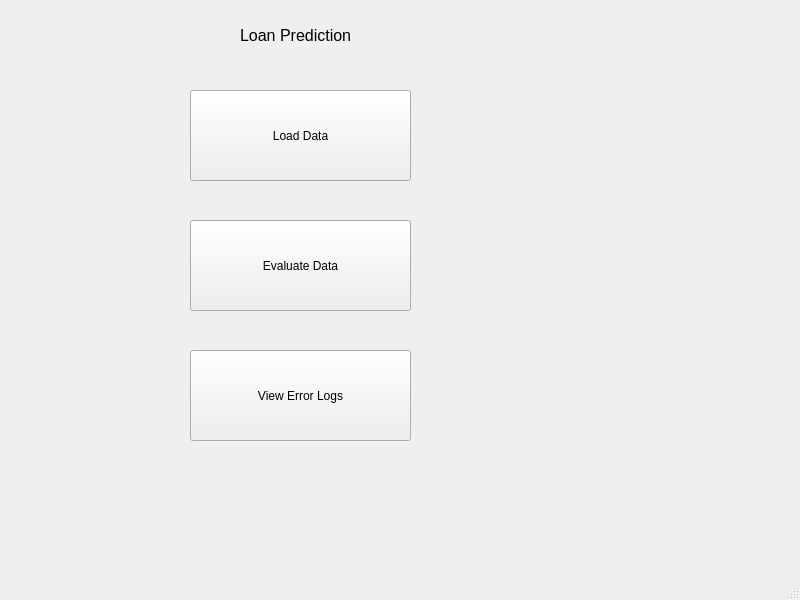
<?xml version="1.0" encoding="UTF-8"?>
<ui version="4.0">
 <class>MainWindow</class>
 <widget class="QMainWindow" name="MainWindow">
  <property name="geometry">
   <rect>
    <x>0</x>
    <y>0</y>
    <width>800</width>
    <height>600</height>
   </rect>
  </property>
  <property name="windowTitle">
   <string>MainWindow</string>
  </property>
  <widget class="QWidget" name="centralwidget">
   <widget class="QLabel" name="label">
    <property name="geometry">
     <rect>
      <x>240</x>
      <y>0</y>
      <width>271</width>
      <height>71</height>
     </rect>
    </property>
    <property name="font">
     <font>
      <pointsize>12</pointsize>
     </font>
    </property>
    <property name="text">
     <string>Loan Prediction</string>
    </property>
   </widget>
   <widget class="QPushButton" name="pushButton">
    <property name="geometry">
     <rect>
      <x>190</x>
      <y>90</y>
      <width>221</width>
      <height>91</height>
     </rect>
    </property>
    <property name="text">
     <string>Load Data</string>
    </property>
   </widget>
   <widget class="QPushButton" name="pushButton_2">
    <property name="geometry">
     <rect>
      <x>190</x>
      <y>220</y>
      <width>221</width>
      <height>91</height>
     </rect>
    </property>
    <property name="text">
     <string>Evaluate Data</string>
    </property>
   </widget>
   <widget class="QPushButton" name="LogFile">
    <property name="geometry">
     <rect>
      <x>190</x>
      <y>350</y>
      <width>221</width>
      <height>91</height>
     </rect>
    </property>
    <property name="text">
     <string>View Error Logs</string>
    </property>
   </widget>
  </widget>
  <widget class="QMenuBar" name="menubar">
   <property name="geometry">
    <rect>
     <x>0</x>
     <y>0</y>
     <width>800</width>
     <height>21</height>
    </rect>
   </property>
  </widget>
  <widget class="QStatusBar" name="statusbar"/>
 </widget>
 <resources/>
 <connections/>
</ui>
